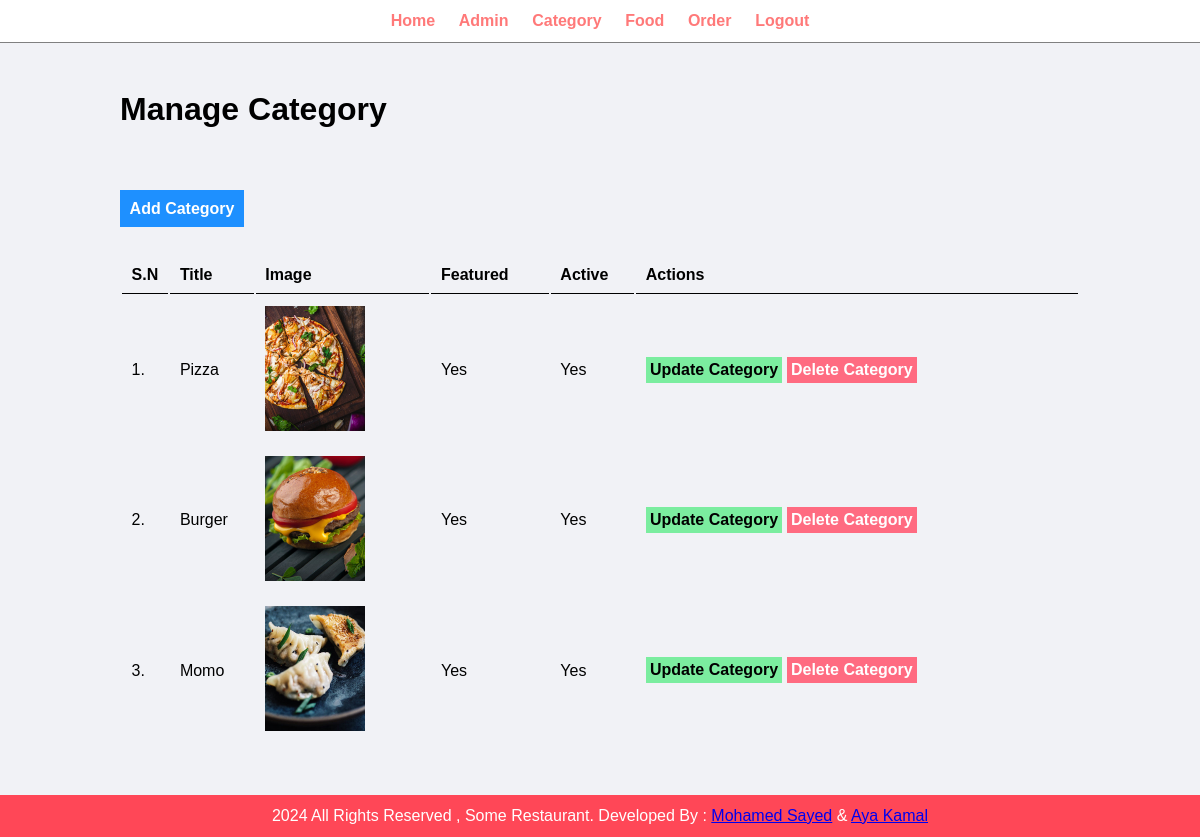
The app's page /admin/manage-category.php (signed in) with its own data.
### tables this page shows
CREATE TABLE `tbl_category` (
  `ID` int(10) UNSIGNED NOT NULL,
  `title` varchar(100) DEFAULT NULL,
  `image_name` varchar(255) NOT NULL,
  `featured` varchar(10) DEFAULT NULL,
  `active` varchar(10) DEFAULT NULL
);

### admin/manage-category.php (the view, shortened to what this page needs)
<?php
 include ('partials/menu.php');
 ?>
<div class="main-content">
    <div class="wrapper">
    <h1>Manage Category</h1>
     <a href="<?php echo SITEURL;?>admin/add-category.php" class="btn-primary">Add Category</a>
        <table class="tbl-full">
            <tr>
                <th>S.N</th>
                <th>Title</th>
                <th>Image</th>
                <th>Featured</th>
                <th>Active</th>
                <th>Actions</th>
            </tr>
            <?php
            $sql="SELECT * FROM tbl_category";
            $res=mysqli_query($conn,$sql);
            if ($res==true)
     {
            $count=mysqli_num_rows($res);
            if($count>0)
            {
                $sn=1;
                while($rows=mysqli_fetch_assoc($res)):
                    ?>
                    <tr>
                        <td><?php echo $sn++;?>.</td>
                        <td><?php echo $rows['title'];?></td>
                        <td>
                        <?php
                        if($rows['image_name']!="")
                        {
                            ?>
                            <img src="<?php echo SITEURL ;?>images/category/<?php echo $rows['image_name'];?>"width="100px" >
                            <?php
                        }
                        else
                        {
                            echo "<div class='error'>Image Not Added.</div>";
                        }
                        ?>
                        </td>
                        <td><?php echo $rows['featured'];?></td>
                        <td><?php echo $rows['active'];?></td>
                        <td>
                        <a href="<?php echo SITEURL;?>admin/update-category.php?id=<?php echo $rows['ID'];?>& image_name="<?php echo $rows['image_name'];?> class="btn-secondary">Update Category</a>
                        <a href="<?php echo SITEURL;?>admin/delete-category.php?id=<?php echo $rows['ID'];?>& image_name=<?php echo $rows['image_name']; ?>" class="btn-danger">Delete Category</a>
                        </td>
                    </tr>
                    <?php
                endwhile;
            }
    }
            ?>
        </table>
    </div>
</div>
<?php include ('partials/footer.php'); ?>

### css/admin.css (style rules this page uses)
* { margin: 0; padding: 0; font-family: Arial, Helvetica, sans-serif; }
.tbl-full { width: 100%; }
table tr th { border-bottom: 1px solid black; padding: 1%; text-align: left; }
table tr td { padding: 1%; }
.btn-primary { background-color:#1e90ff; padding: 1%; color: white; text-decoration: none; font-weight: bold; }
.btn-secondary { background-color:#7bed9f; padding: 1%; color: black; text-decoration: none; font-weight: bold; }
.btn-danger { background-color:#ff6b81; padding: 1%; color: white; text-decoration: none; font-weight: bold; }
.wrapper { padding: 1%; width: 80%; margin: 0 auto; }
.main-content { background-color: #f1f2f6; padding: 3% 0; }

### records on screen
tbl_category: title "Pizza", image_name (picture), featured "Yes", active "Yes"
tbl_category: title "Burger", image_name (picture), featured "Yes", active "Yes"
tbl_category: title "Momo", image_name (picture), featured "Yes", active "Yes"
